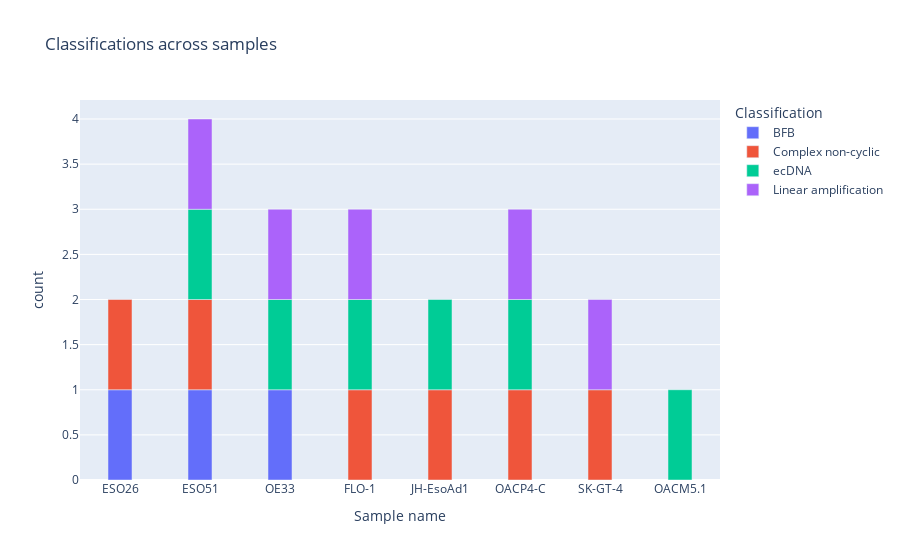

The cell this chart's notebook holds for it:
### Code cell
import pandas as pd
import plotly.express as px

newdata = pd.read_csv('Contino_102622/contino_ac_102622/Contino_result_table.tsv', sep='\t', header=0)
newdata2 = newdata[['Sample name', 'Classification']]
table = {}
for key in list(newdata2['Sample name'].unique()):
  table[key] = set()



for ind in newdata2.index:
  table[newdata2['Sample name'][ind]].add(newdata2['Classification'][ind])

sorteddf = pd.DataFrame.from_dict(table, orient='index')
print(sorteddf)
newdata3 = pd.DataFrame.from_dict(table, orient='index').T.melt(var_name='Sample name', value_name='Classification').dropna(subset=['Classification'])
newdata3['count'] = 1

#add value sorting by classificatoin and count of classification, color blind color scheme, add y axis with counts 
fig = px.bar(newdata3, x="Sample name", y="count", title="Classifications across samples", color='Classification', hover_data={'Sample name':True, 'Classification': True, 'count': False})
fig.update_xaxes(title='Sample name')
fig.update_layout(bargap=0.7)
fig.show()

### Figure 1 — Plotly figure (JSON) as saved in the notebook; plotly's stock layout.template omitted (floating-point values rounded to 4 significant figures)
{"data": [{"alignmentgroup": "True", "customdata": [["BFB"], ["BFB"], ["BFB"]], "hovertemplate": "Classification=%{customdata[0]}<br>Sample name=%{x}<extra></extra>", "legendgroup": "BFB", "marker": {"color": "#636efa", "pattern": {"shape": ""}}, "name": "BFB", "offsetgroup": "BFB", "orientation": "v", "showlegend": true, "textposition": "auto", "type": "bar", "x": ["ESO26", "ESO51", "OE33"], "xaxis": "x", "y": [1, 1, 1], "yaxis": "y"}, {"alignmentgroup": "True", "customdata": [["Complex non-cyclic"], ["Complex non-cyclic"], ["Complex non-cyclic"], ["Complex non-cyclic"], ["Complex non-cyclic"], ["Complex non-cyclic"]], "hovertemplate": "Classification=%{customdata[0]}<br>Sample name=%{x}<extra></extra>", "legendgroup": "Complex non-cyclic", "marker": {"color": "#EF553B", "pattern": {"shape": ""}}, "name": "Complex non-cyclic", "offsetgroup": "Complex non-cyclic", "orientation": "v", "showlegend": true, "textposition": "auto", "type": "bar", "x": ["ESO26", "ESO51", "FLO-1", "JH-EsoAd1", "OACP4-C", "SK-GT-4"], "xaxis": "x", "y": [1, 1, 1, 1, 1, 1], "yaxis": "y"}, {"alignmentgroup": "True", "customdata": [["ecDNA"], ["ecDNA"], ["ecDNA"], ["ecDNA"], ["ecDNA"], ["ecDNA"]], "hovertemplate": "Classification=%{customdata[0]}<br>Sample name=%{x}<extra></extra>", "legendgroup": "ecDNA", "marker": {"color": "#00cc96", "pattern": {"shape": ""}}, "name": "ecDNA", "offsetgroup": "ecDNA", "orientation": "v", "showlegend": true, "textposition": "auto", "type": "bar", "x": ["ESO51", "FLO-1", "JH-EsoAd1", "OACM5.1", "OACP4-C", "OE33"], "xaxis": "x", "y": [1, 1, 1, 1, 1, 1], "yaxis": "y"}, {"alignmentgroup": "True", "customdata": [["Linear amplification"], ["Linear amplification"], ["Linear amplification"], ["Linear amplification"], ["Linear amplification"]], "hovertemplate": "Classification=%{customdata[0]}<br>Sample name=%{x}<extra></extra>", "legendgroup": "Linear amplification", "marker": {"color": "#ab63fa", "pattern": {"shape": ""}}, "name": "Linear amplification", "offsetgroup": "Linear amplification", "orientation": "v", "showlegend": true, "textposition": "auto", "type": "bar", "x": ["ESO51", "FLO-1", "OACP4-C", "OE33", "SK-GT-4"], "xaxis": "x", "y": [1, 1, 1, 1, 1], "yaxis": "y"}], "layout": {"bargap": 0.7, "barmode": "relative", "legend": {"title": {"text": "Classification"}, "tracegroupgap": 0}, "title": {"text": "Classifications across samples"}, "xaxis": {"anchor": "y", "domain": [0, 1], "title": {"text": "Sample name"}}, "yaxis": {"anchor": "x", "domain": [0, 1], "title": {"text": "count"}}}}
